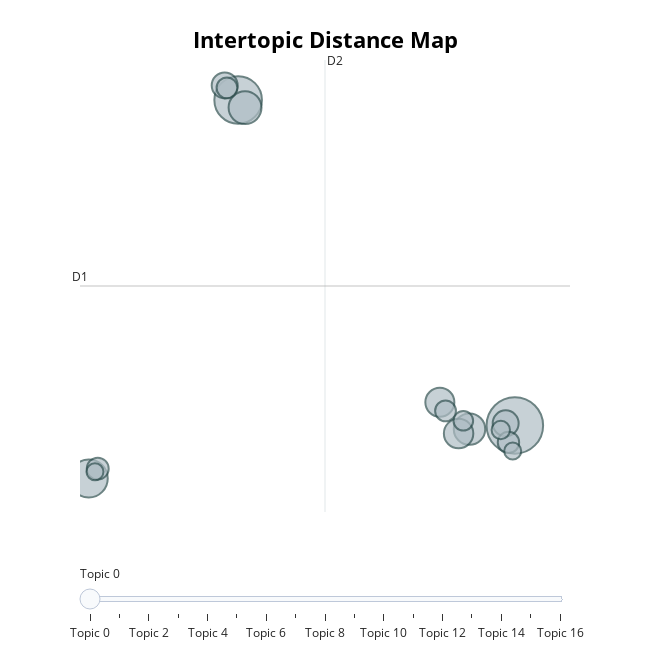

The notebook cell this image was saved under:
### Code cell
# visualize the topics that were generated
model.visualize_topics()

### Figure 1 — Plotly figure (JSON) as saved in the notebook; plotly's stock layout.template omitted (floating-point values rounded to 4 significant figures)
{"data": [{"customdata": [[0, "place | experience | flavor | recommend | good", 133], [1, "service | slow | server | great | good", 94], [2, "wont | dont | coming | soon | probably", 60], [3, "minutes | waited | wait | took | seated", 45], [4, "food | rice | mediocre | did | lunch", 41], [5, "disappointed | mistake | wont | good | impressed", 36], [6, "fries | potato | hot | butter | bread", 35], [7, "vegas | buffet | time | breakfast | far", 28], [8, "waitress | waiter | friendly | tip | talk", 28], [9, "stars | zero | deserves | star | thumbs", 20], [10, "restaurant | cafe | little | coffee | restaurants", 19], [11, "staff | friendly | super | helpful | special", 18], [12, "fish | seafood | shrimp | fresh | crab", 18], [13, "steak | steaks | pork | plate | best", 16], [14, "sushi | quality | place | wrong | bad", 14], [15, "pizza | pizzas | homemade | good | area", 12], [16, "eating | eat | drinking | privileged | hungry", 12]], "hovertemplate": "<b>Topic %{customdata[0]}</b><br>%{customdata[1]}<br>Size: %{customdata[2]}", "legendgroup": "", "marker": {"color": "#B0BEC5", "line": {"color": "DarkSlateGrey", "width": 2}, "size": [133, 94, 60, 45, 41, 36, 35, 28, 28, 20, 19, 18, 18, 16, 14, 12, 12], "sizemode": "area", "sizeref": 0.08313, "symbol": "circle"}, "mode": "markers", "name": "", "orientation": "v", "showlegend": false, "type": "scatter", "x": [17.52, 4.337, -2.779, 4.666, 15.36, 14.84, 13.95, 17.08, 3.697, -2.351, 17.21, 3.806, 14.22, 15.06, 16.85, 17.42, -2.483], "xaxis": "x", "y": [-7.444, 6.754, -9.758, 6.422, -7.606, -7.798, -6.431, -7.354, 7.39, -9.33, -8.184, 7.283, -6.811, -7.242, -7.644, -8.561, -9.462], "yaxis": "y"}], "layout": {"annotations": [{"showarrow": false, "text": "D1", "x": -3.196, "y": -1.361, "yshift": 10}, {"showarrow": false, "text": "D2", "x": 8.475, "xshift": 10, "y": 8.498}], "height": 650, "hoverlabel": {"bgcolor": "white", "font": {"family": "Rockwell", "size": 16}}, "legend": {"itemsizing": "constant", "tracegroupgap": 0}, "margin": {"t": 60}, "shapes": [{"line": {"color": "#CFD8DC", "width": 2}, "type": "line", "x0": 8.475, "x1": 8.475, "y0": -11.22, "y1": 8.498}, {"line": {"color": "#9E9E9E", "width": 2}, "type": "line", "x0": -3.196, "x1": 20.14, "y0": -1.361, "y1": -1.361}], "sliders": [{"active": 0, "pad": {"t": 50}, "steps": [{"args": [{"marker.color": [["red", "#B0BEC5", "#B0BEC5", "#B0BEC5", "#B0BEC5", "#B0BEC5", "#B0BEC5", "#B0BEC5", "#B0BEC5", "#B0BEC5", "#B0BEC5", "#B0BEC5", "#B0BEC5", "#B0BEC5", "#B0BEC5", "#B0BEC5", "#B0BEC5"]]}], "label": "Topic 0", "method": "update"}, {"args": [{"marker.color": [["#B0BEC5", "red", "#B0BEC5", "#B0BEC5", "#B0BEC5", "#B0BEC5", "#B0BEC5", "#B0BEC5", "#B0BEC5", "#B0BEC5", "#B0BEC5", "#B0BEC5", "#B0BEC5", "#B0BEC5", "#B0BEC5", "#B0BEC5", "#B0BEC5"]]}], "label": "Topic 1", "method": "update"}, {"args": [{"marker.color": [["#B0BEC5", "#B0BEC5", "red", "#B0BEC5", "#B0BEC5", "#B0BEC5", "#B0BEC5", "#B0BEC5", "#B0BEC5", "#B0BEC5", "#B0BEC5", "#B0BEC5", "#B0BEC5", "#B0BEC5", "#B0BEC5", "#B0BEC5", "#B0BEC5"]]}], "label": "Topic 2", "method": "update"}, {"args": [{"marker.color": [["#B0BEC5", "#B0BEC5", "#B0BEC5", "red", "#B0BEC5", "#B0BEC5", "#B0BEC5", "#B0BEC5", "#B0BEC5", "#B0BEC5", "#B0BEC5", "#B0BEC5", "#B0BEC5", "#B0BEC5", "#B0BEC5", "#B0BEC5", "#B0BEC5"]]}], "label": "Topic 3", "method": "update"}, {"args": [{"marker.color": [["#B0BEC5", "#B0BEC5", "#B0BEC5", "#B0BEC5", "red", "#B0BEC5", "#B0BEC5", "#B0BEC5", "#B0BEC5", "#B0BEC5", "#B0BEC5", "#B0BEC5", "#B0BEC5", "#B0BEC5", "#B0BEC5", "#B0BEC5", "#B0BEC5"]]}], "label": "Topic 4", "method": "update"}, {"args": [{"marker.color": [["#B0BEC5", "#B0BEC5", "#B0BEC5", "#B0BEC5", "#B0BEC5", "red", "#B0BEC5", "#B0BEC5", "#B0BEC5", "#B0BEC5", "#B0BEC5", "#B0BEC5", "#B0BEC5", "#B0BEC5", "#B0BEC5", "#B0BEC5", "#B0BEC5"]]}], "label": "Topic 5", "method": "update"}, {"args": [{"marker.color": [["#B0BEC5", "#B0BEC5", "#B0BEC5", "#B0BEC5", "#B0BEC5", "#B0BEC5", "red", "#B0BEC5", "#B0BEC5", "#B0BEC5", "#B0BEC5", "#B0BEC5", "#B0BEC5", "#B0BEC5", "#B0BEC5", "#B0BEC5", "#B0BEC5"]]}], "label": "Topic 6", "method": "update"}, {"args": [{"marker.color": [["#B0BEC5", "#B0BEC5", "#B0BEC5", "#B0BEC5", "#B0BEC5", "#B0BEC5", "#B0BEC5", "red", "#B0BEC5", "#B0BEC5", "#B0BEC5", "#B0BEC5", "#B0BEC5", "#B0BEC5", "#B0BEC5", "#B0BEC5", "#B0BEC5"]]}], "label": "Topic 7", "method": "update"}, {"args": [{"marker.color": [["#B0BEC5", "#B0BEC5", "#B0BEC5", "#B0BEC5", "#B0BEC5", "#B0BEC5", "#B0BEC5", "#B0BEC5", "red", "#B0BEC5", "#B0BEC5", "#B0BEC5", "#B0BEC5", "#B0BEC5", "#B0BEC5", "#B0BEC5", "#B0BEC5"]]}], "label": "Topic 8", "method": "update"}, {"args": [{"marker.color": [["#B0BEC5", "#B0BEC5", "#B0BEC5", "#B0BEC5", "#B0BEC5", "#B0BEC5", "#B0BEC5", "#B0BEC5", "#B0BEC5", "red", "#B0BEC5", "#B0BEC5", "#B0BEC5", "#B0BEC5", "#B0BEC5", "#B0BEC5", "#B0BEC5"]]}], "label": "Topic 9", "method": "update"}, {"args": [{"marker.color": [["#B0BEC5", "#B0BEC5", "#B0BEC5", "#B0BEC5", "#B0BEC5", "#B0BEC5", "#B0BEC5", "#B0BEC5", "#B0BEC5", "#B0BEC5", "red", "#B0BEC5", "#B0BEC5", "#B0BEC5", "#B0BEC5", "#B0BEC5", "#B0BEC5"]]}], "label": "Topic 10", "method": "update"}, {"args": [{"marker.color": [["#B0BEC5", "#B0BEC5", "#B0BEC5", "#B0BEC5", "#B0BEC5", "#B0BEC5", "#B0BEC5", "#B0BEC5", "#B0BEC5", "#B0BEC5", "#B0BEC5", "red", "#B0BEC5", "#B0BEC5", "#B0BEC5", "#B0BEC5", "#B0BEC5"]]}], "label": "Topic 11", "method": "update"}, {"args": [{"marker.color": [["#B0BEC5", "#B0BEC5", "#B0BEC5", "#B0BEC5", "#B0BEC5", "#B0BEC5", "#B0BEC5", "#B0BEC5", "#B0BEC5", "#B0BEC5", "#B0BEC5", "#B0BEC5", "red", "#B0BEC5", "#B0BEC5", "#B0BEC5", "#B0BEC5"]]}], "label": "Topic 12", "method": "update"}, {"args": [{"marker.color": [["#B0BEC5", "#B0BEC5", "#B0BEC5", "#B0BEC5", "#B0BEC5", "#B0BEC5", "#B0BEC5", "#B0BEC5", "#B0BEC5", "#B0BEC5", "#B0BEC5", "#B0BEC5", "#B0BEC5", "red", "#B0BEC5", "#B0BEC5", "#B0BEC5"]]}], "label": "Topic 13", "method": "update"}, {"args": [{"marker.color": [["#B0BEC5", "#B0BEC5", "#B0BEC5", "#B0BEC5", "#B0BEC5", "#B0BEC5", "#B0BEC5", "#B0BEC5", "#B0BEC5", "#B0BEC5", "#B0BEC5", "#B0BEC5", "#B0BEC5", "#B0BEC5", "red", "#B0BEC5", "#B0BEC5"]]}], "label": "Topic 14", "method": "update"}, {"args": [{"marker.color": [["#B0BEC5", "#B0BEC5", "#B0BEC5", "#B0BEC5", "#B0BEC5", "#B0BEC5", "#B0BEC5", "#B0BEC5", "#B0BEC5", "#B0BEC5", "#B0BEC5", "#B0BEC5", "#B0BEC5", "#B0BEC5", "#B0BEC5", "red", "#B0BEC5"]]}], "label": "Topic 15", "method": "update"}, {"args": [{"marker.color": [["#B0BEC5", "#B0BEC5", "#B0BEC5", "#B0BEC5", "#B0BEC5", "#B0BEC5", "#B0BEC5", "#B0BEC5", "#B0BEC5", "#B0BEC5", "#B0BEC5", "#B0BEC5", "#B0BEC5", "#B0BEC5", "#B0BEC5", "#B0BEC5", "red"]]}], "label": "Topic 16", "method": "update"}]}], "title": {"font": {"color": "Black", "size": 22}, "text": "<b>Intertopic Distance Map</b>", "x": 0.5, "xanchor": "center", "y": 0.95, "yanchor": "top"}, "width": 650, "xaxis": {"anchor": "y", "domain": [0, 1], "range": [-3.196, 20.14], "title": {"text": ""}, "visible": false}, "yaxis": {"anchor": "x", "domain": [0, 1], "range": [-11.22, 8.498], "title": {"text": ""}, "visible": false}}}
